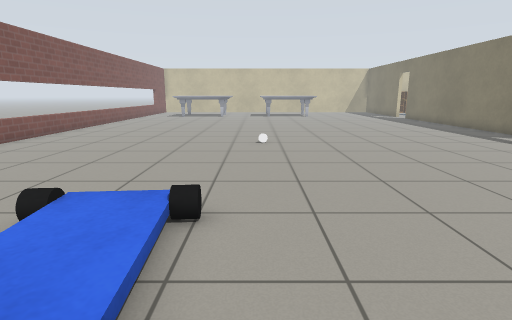
[1] (above)

21 first-person views from a walk through a robot-simulator world made for Gazebo. The camera is 1 m above the floor, tilts 12° down and sees 80° across. Floor lines are 1 m apart. The floor is counted in squares, 0.5 m on a side. Each view is taken from the middle of a square. On the plan, view 1 faces up. The plan holds only what a view shows up to about 17 squares ahead; the rest is blank. The place goes on beyond the plan. Robots are left out. Gazebo's built-in surfaces are drawn with simple patterns. Simple shapes stand in for some stock models. Some surface patterns are stand-ins.

[2]
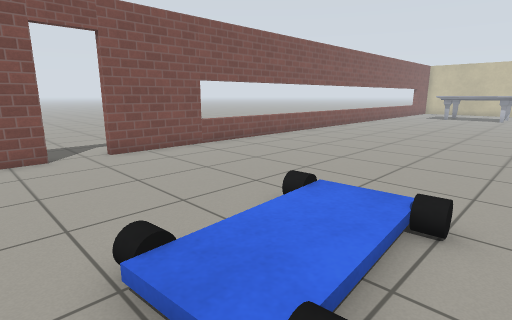

[3]
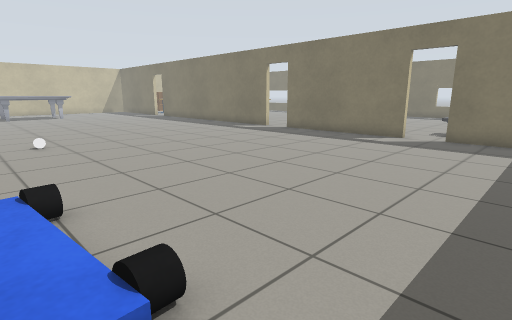

[4]
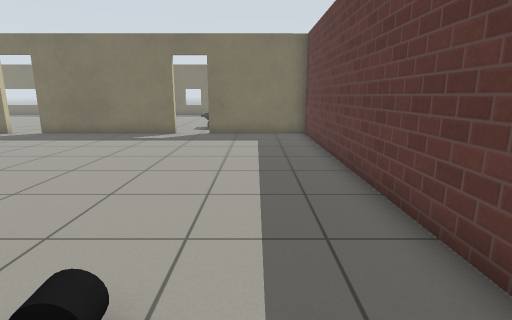

[5]
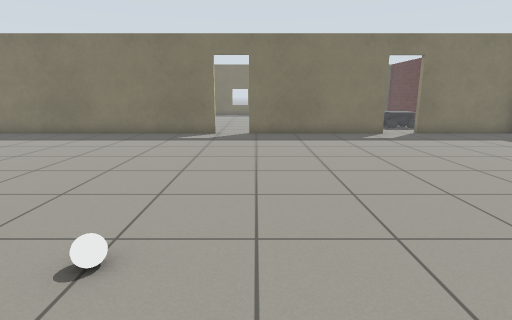

[6]
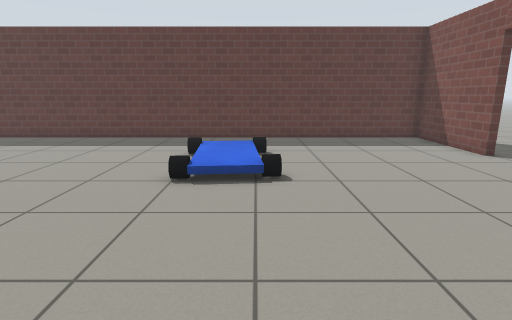

[7]
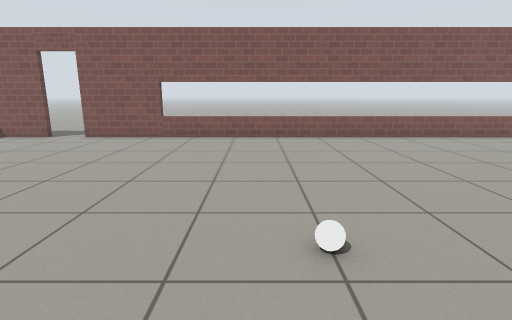

[8]
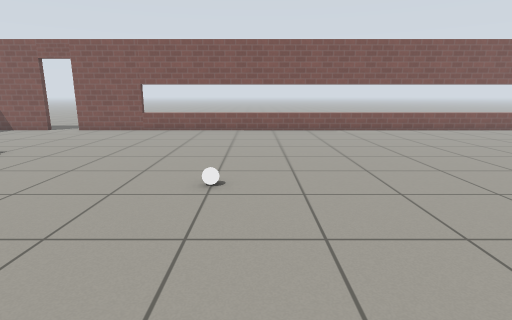

[9]
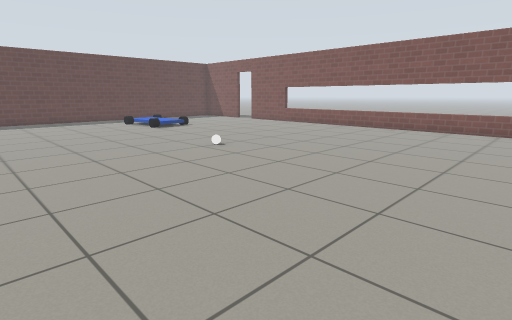

[10]
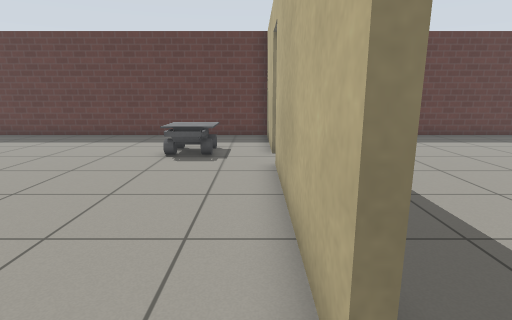

[11]
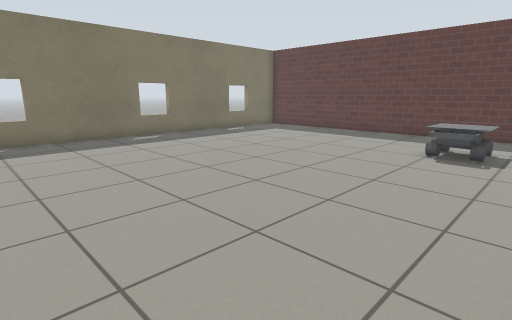

[12]
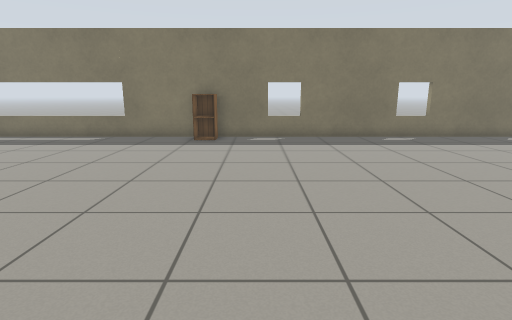

[13]
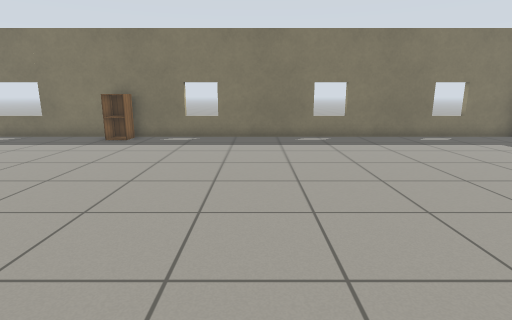

[14]
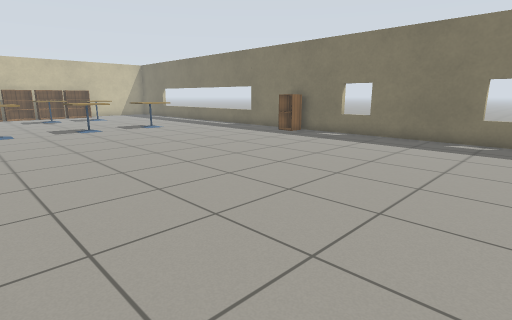

[15]
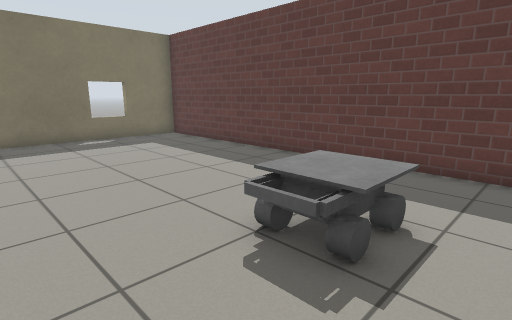

[16]
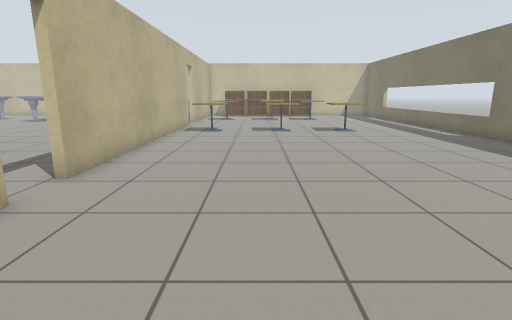

[17]
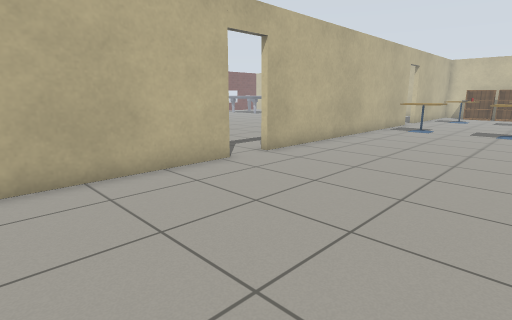

[18]
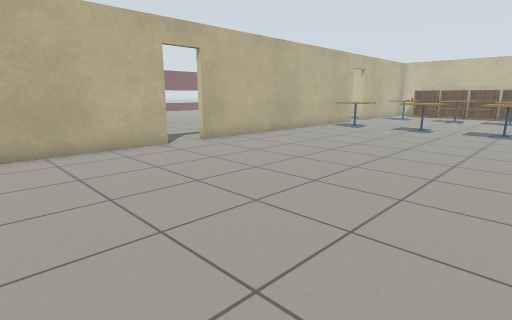

[19]
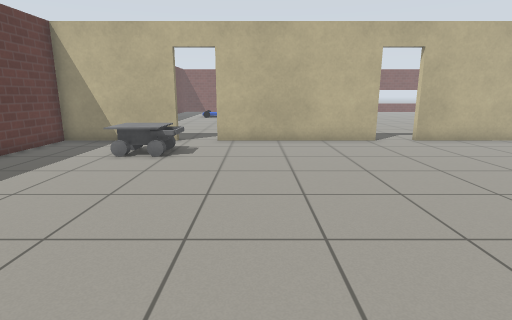

[20]
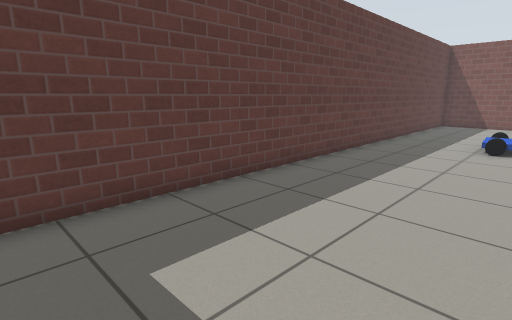

[21]
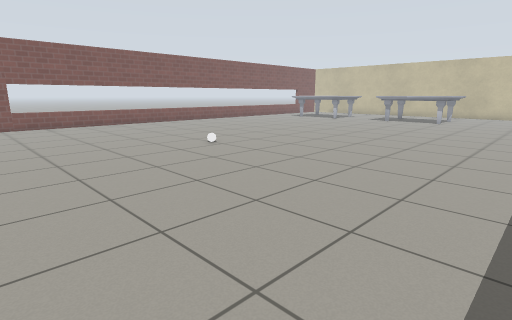

### Floor plan
Points are (right, up) in squares from view 1. A wall is a line through its corners. A room is listed if a view was taken in it or the views show most of it. See-through windows are left out.
Room 1 (views 1, 2, 3, 4, 5, 6, 7, 8, 9, 20, 21)
walls: (13.1, 13.2) (13.1, 23.5); (13.1, 4.3) (13.1, 11.4); (-10.7, 1.9) (-10.7, -2.6) (13.1, -2.6) (13.1, 2.5); (-10.7, 23.6) (-10.7, 3.6)
ways out: open door at (13, 3.5) to room 2; open door at (13, 12.5) to room 2; open door at (-11, 2.5)
objects: other object (-4, 5); other object (-3, 1); other object (-1, 1); white ball (0, 13)
Room 2 (views 10, 11, 12, 13, 14, 15, 16, 17, 18, 19)
walls: (13.4, 11.4) (13.4, 4.3); (13.4, 2.5) (13.4, -2.6) (28.9, -2.6) (28.9, 23.5); (13.4, 23.5) (13.4, 13.2)
ways out: open door at (13, 3.5) to room 1; open door at (13, 12.5) to room 1
objects: other object (15, 1) to (17, 3); other object (15, 23) to (16, 23); other object (19, 23) to (20, 23); other object (22, 23) to (24, 23); cabinet (28, 16) to (28, 17)

Where each view was taken, in squares from view 1:
view 1: 0 up, 0 right, facing up
view 2: 0 up, 0 right, facing up-left
view 3: 1 down, 2 left, facing up-right
view 4: 0 up, 3 left, facing right
view 5: 11 up, 3 left, facing right
view 6: 12 up, 3 left, facing down
view 7: 12 up, 4 right, facing left
view 8: 14 up, 7 right, facing left
view 9: 23 up, 8 right, facing down-left
view 10: 13 up, 14 right, facing down
view 11: 14 up, 14 right, facing down-right
view 12: 14 up, 14 right, facing right
view 13: 10 up, 14 right, facing right
view 14: 5 up, 14 right, facing up-right
view 15: 6 up, 14 right, facing down-right
view 16: 6 up, 18 right, facing up
view 17: 5 up, 21 right, facing up-left
view 18: 5 up, 25 right, facing up-left
view 19: 6 up, 27 right, facing left
view 20: 3 up, 12 right, facing down-left
view 21: 5 up, 11 right, facing up-left
